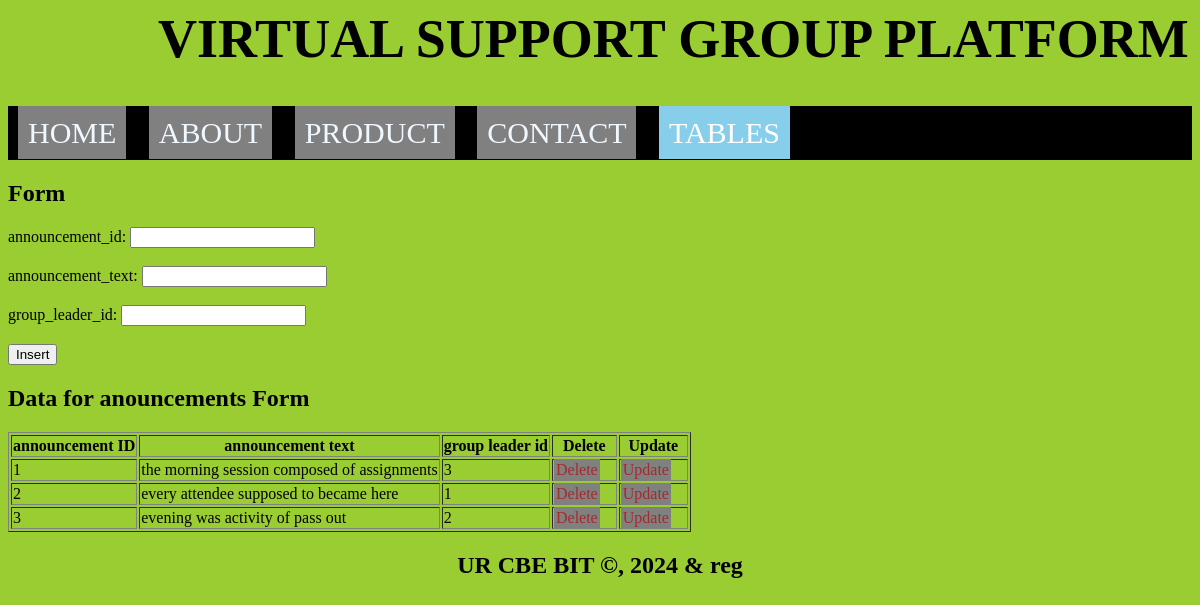
The app's page /2/anouncements.php with its own data.
### tables this page shows
CREATE TABLE `announcements` (
  `announcement_id` int(11) NOT NULL,
  `announcement_text` text DEFAULT NULL,
  `group_leader_id` int(11) DEFAULT NULL
);

### 2/anouncements.php (the view, shortened to what this page needs)
<html lang="en">
<head>
  <link rel="stylesheet" type="text/css" href="style.css" title="style 1" media="screen, tv, projection, handheld, print"/>
<header>
</head>
<body bgcolor="yellowgreen">
    <h1 style="margin-left: 150px; font-size: 54px;">VIRTUAL SUPPORT GROUP PLATFORM</h1>
    <div class="navbar-links" style="margin-top: 10px; font-size: 30px; background-color: black; color: white; padding: 10px;">
        <a href="home.html" style="color: aliceblue;">HOME</a>
        <a href="service.html" style="color: aliceblue;">ABOUT</a>
        <a href="about.html" style="color: aliceblue;">PRODUCT</a>
        <a href="contact.html" style="color: aliceblue;">CONTACT</a>
        <div class="dropdown">
            <a href="#" style="padding: 10px; color: white; background-color: skyblue; text-decoration: none;">TABLES</a>
        </div>
    </div>
<section>
<h1> Form</h1>
    <form method="post" onsubmit="return confirmInsert();">
        <label for="announcement_id">announcement_id:</label>
        <input type="number" id="announcement_id" name="announcement_id"><br><br>
        <label for="announcement_text">announcement_text:</label>
        <input type="text" id="announcement_text" name="announcement_text" required><br><br>
        <label for="group_leader_id">group_leader_id:</label>
        <input type="number" id="group_leader_id" name="group_leader_id" required><br><br>
        <input type="submit" name="add" value="Insert">
    </form>
<h2>Data for anouncements Form</h2>
    <table border="1">
        <tr>
            <th>announcement ID</th>
            <th>announcement text</th>
            <th>group leader id</th>
            <th>Delete</th>
            <th>Update</th>
        </tr>
        <?php
        include('connection.php');
        $sql = "SELECT * FROM announcements";
        $result = $connection->query($sql);
        if ($result->num_rows > 0) {
            while ($row = $result->fetch_assoc()) {
                $announcement_id = $row['announcement_id'];
                echo "<tr>
                    <td>" . $row['announcement_id'] . "</td>
                    <td>" . $row['announcement_text'] . "</td>
                    <td>" . $row['group_leader_id'] . "</td>
                    <td><a style='padding:2px' href='delete_anouncements.php?announcement_id=$announcement_id'>Delete</a></td>
                    <td><a style='padding:2px' href='update_anouncements.php?announcement_id=$announcement_id'>Update</a></td>
                </tr>";
            }
        } else {
            echo "<tr><td colspan='7'>No data found</td></tr>";
        }
        ?>
    </table>
  </body>
<footer>
  <center>
    <b><h2>UR CBE BIT &copy, 2024 & reg</h2></b>
  </center>
</footer>
</body>
</html>

### 2/style.css (style rules this page uses)
.dropdown { position: relative; display: inline-block; }

### 2/anouncements.php (style rules this page uses)
a { padding: 10px; color: white; background-color: grey; text-decoration: none; margin-right: 15px; }
a:link { color: brown; }

### records on screen
announcements: announcement_id "1", announcement_text "the morning session composed of assignments", group_leader "3"
announcements: announcement_id "2", announcement_text "every attendee supposed to became here", group_leader "1"
announcements: announcement_id "3", announcement_text "evening was activity of pass out", group_leader "2"
